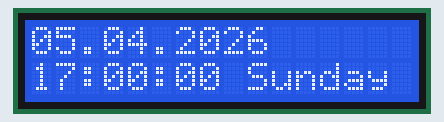
Bench run of a sketch on a simulated Arduino Uno, built with avr-gcc and run on an emulated ATmega328P. Parts: 16×2 character LCD. The local clock reads 2024-03-15 10:24:30 at power-on unless the sketch sets it.

Above: at 0.2 s.
At 4.1 s:
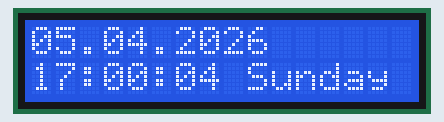
At 9.1 s:
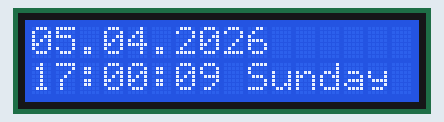
At 19.1 s:
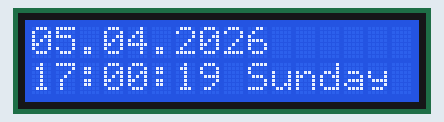
At 28.1 s:
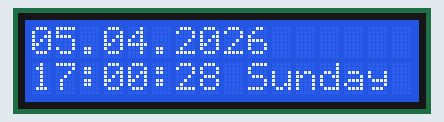
At 38.1 s:
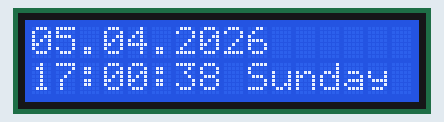

The sketch:

rtc-ds1302.ino
```cpp
// RTC DS1302 라이브러리 : http://www.rinkydinkelectronics.com/library.php?id=5
//DS1302.zip

// VCC -> Arduino 5V
// GND -> Arduino GND
// CE(RST) pin -> Arduino Digital 2
// DATA pin -> Arduino Digital 3
// CLK pin -> Arduino Digital 4

#include <Wire.h>
#include <LiquidCrystal_I2C.h>
#include <DS1302.h>
#include <MsTimer2.h>
#include <LowPower.h>

volatile boolean timer2Flag = false;
volatile unsigned long timer2Cnt;

// DS1302 용 pin 설정
DS1302 rtc(4,5,6);
Time t;

LiquidCrystal_I2C lcd(0x27,16,2);

void flash()
{
  timer2Flag = true;
}

void setup()
{
  MsTimer2::set(1000, flash);
  MsTimer2::start();

  rtc.halt(false); // 동작 모드로 설정
  rtc.writeProtect(false); // 시간 변경이 가능하도록 설정

  Serial.begin(9600); // 시리얼 통신 초기화

  rtc.setDOW(FRIDAY); // SUNDAY 로 설정
  rtc.setTime(17, 00, 0); // 시간을 12:00:00로 설정 (24시간 형식)
  rtc.setDate(05, 16, 2025); // 2015년 8월 16일로 설정

  lcd.init();                      // initialize the lcd
  // Print a message to the LCD.
  lcd.backlight();
  lcd.setCursor(0,0);
  lcd.print(rtc.getDateStr());
  lcd.setCursor(0,1);
  lcd.print(rtc.getTimeStr());
  lcd.print(" ");
  lcd.print(rtc.getDOWStr());
}

void loop()
{
  if (timer2Flag)
  {
    t = rtc.getTime();

    lcd.setCursor(0,0);
    lcd.print(rtc.getDateStr());
    lcd.setCursor(0,1);
    lcd.print(rtc.getTimeStr());
    lcd.print(" ");
    lcd.print(rtc.getDOWStr());

    timer2Flag = false;
  }
}
```

Measured:
- what the display in image 1 shows lasts 1.0 s, from 4.0 s to 5.0 s
